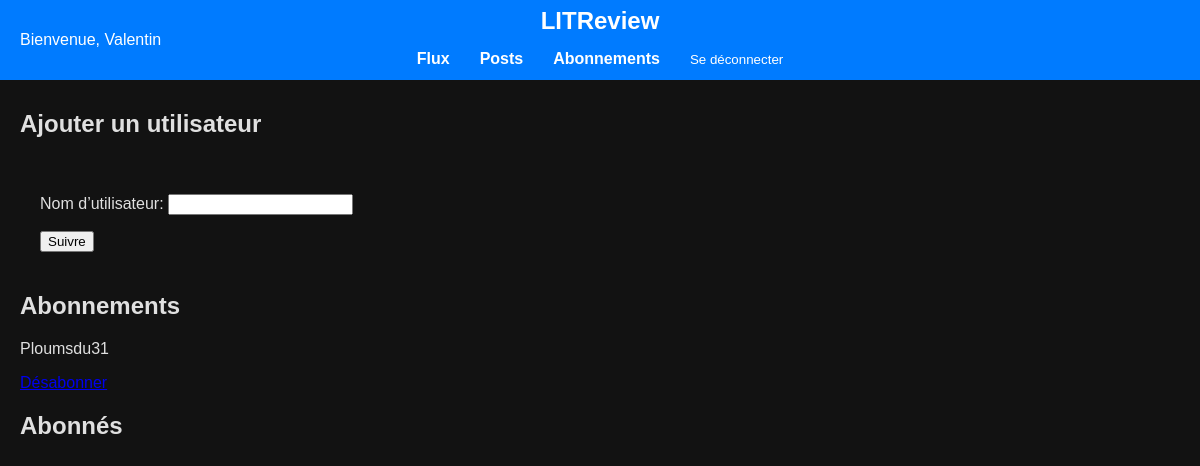
Page /users/follows/ (signed in) on the earlier database version.
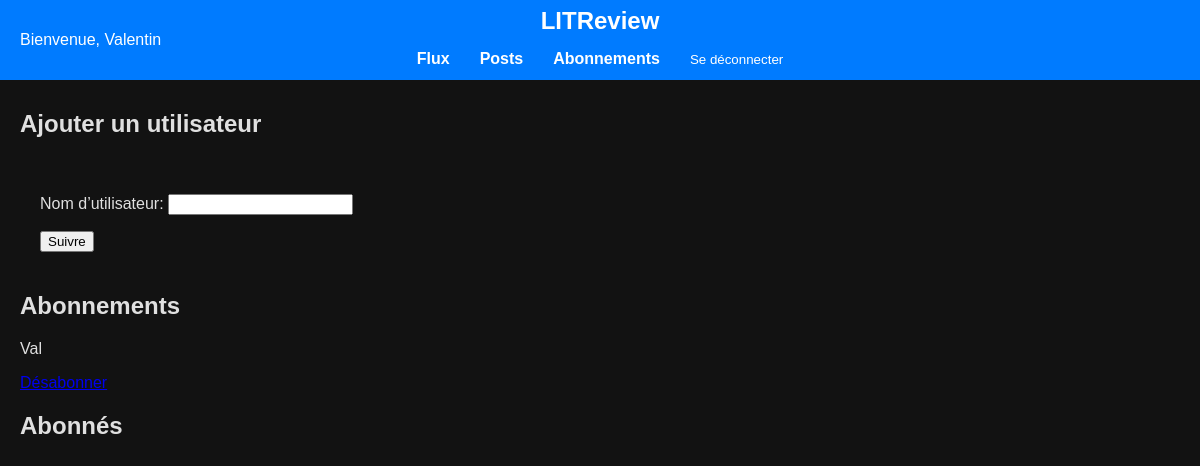
Same page on the later database version.
### applicationLITRevu/models.py (models this page shows)
class UserFollows(models.Model):
    user = models.ForeignKey(settings.AUTH_USER_MODEL, on_delete=models.CASCADE, related_name='following')
    followed_user = models.ForeignKey(settings.AUTH_USER_MODEL, on_delete=models.CASCADE, related_name='followed_by')

class CustomUser(AbstractUser):
    pass

### applicationLITRevu/views.py (the view, shortened to what this page needs)
# urls.py: path('users/follows/', user_follows, name='user_follows'),
@login_required
def user_follows(request):
    follows = UserFollows.objects.filter(user=request.user)
    followers = UserFollows.objects.filter(followed_user=request.user)
    form = UserFollowForm()
    return render(request, 'user_follows.html', {
        'follows': follows,
        'followers': followers,
        'form': form
    })

### applicationLITRevu/forms.py (shortened to what this page needs)
class UserFollowForm(forms.Form):
    username = forms.CharField(label='Nom d’utilisateur', max_length=30)

### templates/user_follows.html (shortened to what this page needs)
{% extends 'base.html' %}
{% block content %}
<div class="feed-container">
     <div class="ticket-form-container">
        <h2>Ajouter un utilisateur</h2>
            <form method="post" action="{% url 'user_follows' %}" class="ticket-form">
                {{ form.as_p }}
                <button type="submit">Suivre</button>
            </form>
    </div>
    <div class="follow-section">
        <h2>Abonnements</h2>
        {% for follow in follows %}
            <div class="ticket">
                <p>{{ follow.followed_user.username }}</p>
                <a href="{% url 'unfollow_user' follow.followed_user.id %}" class="btn">Désabonner</a>
            </div>
        {% endfor %}
    </div>
    <div class="follow-section">
        <h2>Abonnés</h2>
    </div>
</div>
{% endblock %}

Differences in the rows shown:
removed UserFollows: followed_user.username "Ploumsdu31"
added UserFollows: followed_user.username "Val"
